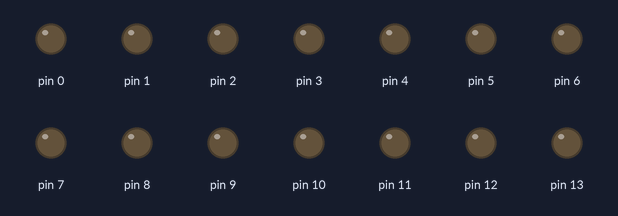
Bench run of a sketch on a simulated Arduino Uno, built with avr-gcc and run on an emulated ATmega328P. Parts: output pins drawn as LEDs (lit = HIGH).

Above: at 0.5 s.
At 19.5 s:
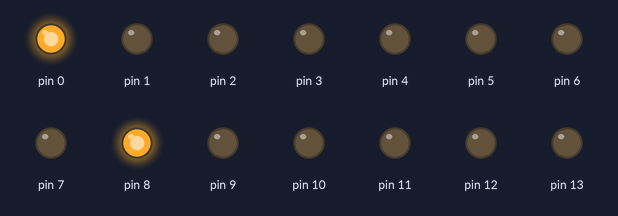
Timing chart, 0 to 20.8 s (numbered marks = the images above):
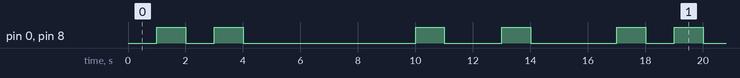

The sketch:

seven_segs.ino
```cpp
#define F_CPU 16000000UL

#include <avr/io.h>
#include <util/delay.h>
#include <avr/interrupt.h>
#include <avr/pgmspace.h>

#define set_bit(Y,bit_x) (Y|=(1<<bit_x))
#define clr_bit(Y,bit_x) (Y&=~(1<<bit_x))
#define tst_bit(Y,bit_x) (Y&(1<<bit_x))
#define cpl_bit(Y,bit_x) (Y^=(1<<bit_x))

int main( ) {

    byte seven_segments_table[16][7]{ {0, 1, 1, 1, 0, 0, 0},
                                      {0, 1, 1, 0, 0, 0, 0},
                                      {1, 0, 0, 0, 0, 1, 0},
                                      {0, 1, 1, 0, 0, 0, 1},
                                      {1, 1, 0, 0, 0, 0, 0},
                                      {0, 0, 0, 1, 0, 0, 0},
                                      {0, 0, 0, 1, 1, 0, 0},
                                      {0, 0, 0, 0, 0, 0, 0},
                                      {0, 0, 0, 1, 1, 1, 1},
                                      {0, 1, 0, 0, 0, 0, 0},
                                      {0, 1, 0, 0, 1, 0, 0},
                                      {1, 0, 0, 1, 1, 0, 0},
                                      {0, 0, 0, 0, 1, 1, 0},
                                      {0, 0, 1, 0, 0, 1, 0},
                                      {1, 0, 0, 1, 1, 1, 1},
                                      {0, 0, 0, 0, 0, 0, 0}
    };

    unsigned char value = 0;

    DDRB = 0b11111111;
    PORTB = 0b11111111;

    DDRD = 0b11111111;
    PORTD = 0b11111111;

//    PORTD = 0b0000000;
//    PORTB= 0b0000000;


//    PORTD = seven_segments_table[7];
    while(1){
        if(value == 0x0F) value = 0;
          else value++;
          PORTB = pgm_read_byte(&seven_segments_table[value]);
          PORTD = pgm_read_byte(&seven_segments_table[value]);
          _delay_ms(1000);
    }
}
```

Measured:
- by itself, pin 0, pin 8: repeats every 16.0 s: LOW 1.0 s, HIGH 1.0 s, LOW 6.0 s, HIGH 1.0 s, LOW 2.0 s, HIGH 1.0 s, LOW 3.0 s, HIGH 1.0 s
- by itself, everything shown: repeats every 16.0 s, in 8 steps
